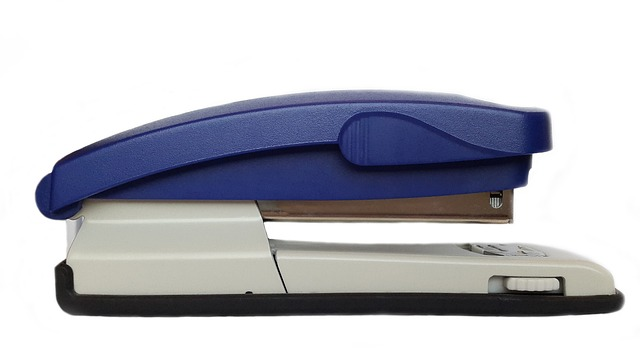
#> input picture Artificial-Vision/girar_imagen/tacker-2041390_640.jpg, 640 x 360 px
$ jupyter execute girar_imagen_con_pixeles_VTB.ipynb   (shell and % lines are left out)
#> lines starting #> are read from the running program, lines starting #| are printed output that depends on the picture
[cell 1]
# Instalación de librerías

[cell 2]
# Importar bibliotecas
from PIL import Image

#GUARDAR LA RUTA DE LA IMAGEN A MODIFICAR
image = Image.open (r'./tacker-2041390_640.jpg')
#> image is the input picture: PIL image 640x360 RGB; mean R, G, B 187.2, 188.1, 195.4
imageconbordes =  Image.open(r'./tacker-2041390_640.jpg')

# FOR ANIDADO PARA RECORRER CADA PIXEL DE LA IMAGEN

width = image.size[0]-1
#> width = 639
height = image.size[1]-1
#> height = 359
ir=0
jr=0

for i in range (width, 0,-1):
    jr=0 #leer todos los pixeles
    for j in range(0,height,1):
      aqui = imageconbordes.getpixel((i,j))#leer todos los pixeles
      image.putpixel((ir,jr), aqui)
      jr=jr+1
    ir=ir+1
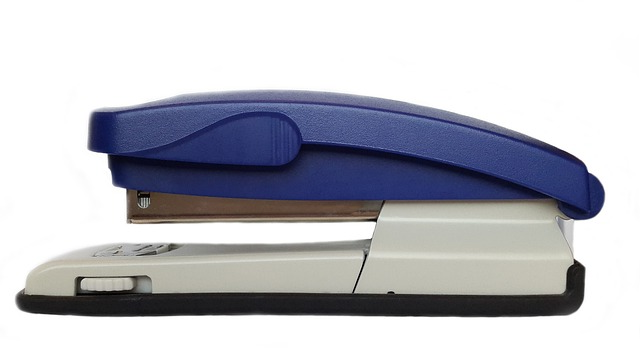
#> image: PIL image 640x360 RGB; mean R, G, B 187.2, 188.1, 195.4
#> after the loop, ir = 639

image = image.save ("./dist/nuevaimagen.png")
